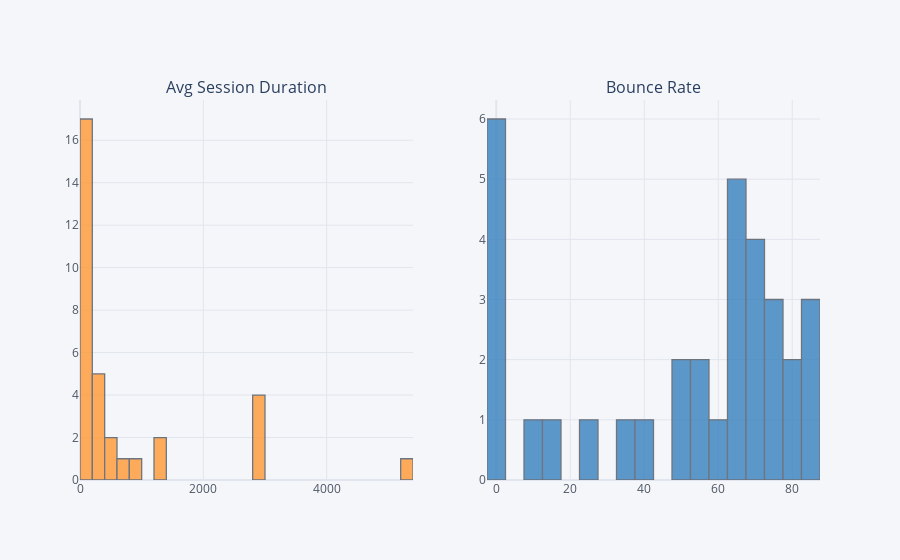

Notebook source saved alongside this figure:
### Code cell
fig = df3.groupby(['Landing Page'],as_index=True)[['Avg Session Duration','Bounce Rate']].mean().\
    iplot(
        asFigure=True, 
        kind ='histogram',
        bins = 40,
        subplots=False, 
        subplot_titles=True, 
        legend=False)
    
fig.show()

### Figure 1 — Plotly figure (JSON) as saved in the notebook; plotly's stock layout.template omitted (floating-point values rounded to 4 significant figures)
{"data": [{"histfunc": "count", "histnorm": "", "marker": {"color": "rgba(255, 153, 51, 1.0)", "line": {"color": "#4D5663", "width": 1.3}}, "name": "Avg Session Duration", "nbinsx": 40, "opacity": 0.8, "orientation": "v", "type": "histogram", "x": [241.2, 1300.0, 123.4, 90.41, 87.53, 432.5, 108.3, 2957, 2913, 292.4, 272.1, 231.8, 912.9, 79.2, 2933, 5210.0, 46.23, 41.9, 796.3, 63.48, 1334.0, 64.91, 132, 55.77, 123.4, 41.35, 103.2, 87.92, 48.8, 584.3, 213.2, 2934, 192.5], "xaxis": "x", "yaxis": "y"}, {"histfunc": "count", "histnorm": "", "marker": {"color": "rgba(55, 128, 191, 1.0)", "line": {"color": "#4D5663", "width": 1.3}}, "name": "Bounce Rate", "nbinsx": 40, "opacity": 0.8, "orientation": "v", "type": "histogram", "x": [35.25, 0, 72.31, 50, 70.55, 50, 37.5, 0, 0, 59.1, 83.33, 56.27, 10, 74.44, 0, 0, 83.95, 80.49, 66.67, 74.03, 26.67, 86.25, 54.17, 74.93, 69.23, 81.69, 62.8, 69.01, 63.66, 66.67, 16.67, 0, 66.82], "xaxis": "x2", "yaxis": "y2"}], "layout": {"annotations": [{"font": {"size": 16}, "showarrow": false, "text": "Avg Session Duration", "x": 0.225, "xanchor": "center", "xref": "paper", "y": 1, "yanchor": "bottom", "yref": "paper"}, {"font": {"size": 16}, "showarrow": false, "text": "Bounce Rate", "x": 0.775, "xanchor": "center", "xref": "paper", "y": 1, "yanchor": "bottom", "yref": "paper"}], "autosize": true, "barmode": "overlay", "legend": {"bgcolor": "#F5F6F9", "font": {"color": "#4D5663"}}, "paper_bgcolor": "#F5F6F9", "plot_bgcolor": "#F5F6F9", "showlegend": false, "title": {"font": {"color": "#4D5663"}}, "xaxis": {"anchor": "y", "autorange": true, "domain": [0, 0.45], "gridcolor": "#E1E5ED", "range": [0, 5400], "showgrid": true, "tickfont": {"color": "#4D5663"}, "title": {"font": {"color": "#4D5663"}, "text": ""}, "type": "linear", "zerolinecolor": "#E1E5ED"}, "xaxis2": {"anchor": "y2", "autorange": true, "domain": [0.55, 1], "gridcolor": "#E1E5ED", "range": [-2.5, 87.5], "showgrid": true, "tickfont": {"color": "#4D5663"}, "title": {"font": {"color": "#4D5663"}, "text": ""}, "type": "linear", "zerolinecolor": "#E1E5ED"}, "yaxis": {"anchor": "x", "autorange": true, "domain": [0, 1], "gridcolor": "#E1E5ED", "range": [0, 17.89], "showgrid": true, "tickfont": {"color": "#4D5663"}, "title": {"font": {"color": "#4D5663"}, "text": ""}, "zerolinecolor": "#E1E5ED"}, "yaxis2": {"anchor": "x2", "autorange": true, "domain": [0, 1], "gridcolor": "#E1E5ED", "range": [0, 6.316], "showgrid": true, "tickfont": {"color": "#4D5663"}, "title": {"font": {"color": "#4D5663"}, "text": ""}, "zerolinecolor": "#E1E5ED"}}}
